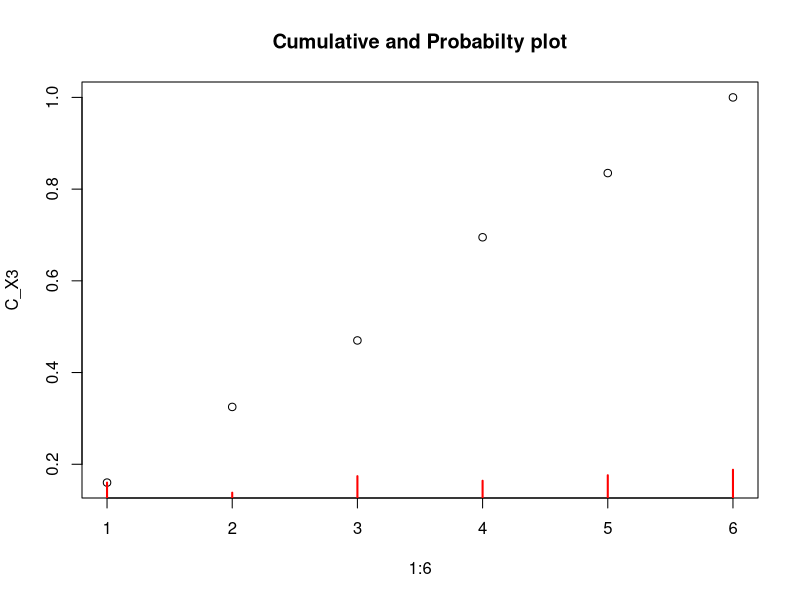

Reproduce this figure in R.
#Unit 1

#Obtain probability distribution of x where x is no of sports showing when six sided symmetric
#die is rolled 
#Stimulate the random samples of sixe 100, 200 and 500 and verify the frequency of interpretation of 
#probability

# Making sample of 100 numbers
n1 = 100
X1 = sample(1:6,100,replace = T)
X1_t = table(X1)
X1_t

#Making sample of size 200
n2 = 200
X2 = sample(1:6,200,replace = T)
X2_t = table(X2)
X2_t

#Making sample of size 500
n3 = 500
X3 = sample(1:6,500,replace = T)
X3_t = table(X3)
X3_t

# Entering data to dataframe
x = data.frame(X1_t,X2_t,X3_t)
x

# Probability of each data point
p_X1 = X1_t/n1
p_X1

p_X2 = X2_t/n2
p_X2

p_X3 = X3_t/n3
p_X3

var(p_X1)
var(p_X2)
var(p_X3)

C_X1 = cumsum(p_X1)
C_X2 = cumsum(p_X2)
C_X3 = cumsum(p_X2)

#Plote
plot(1:6,C_X3, main = "Cumulative and Probabilty plot")
points(p_X3, col = "Red")

